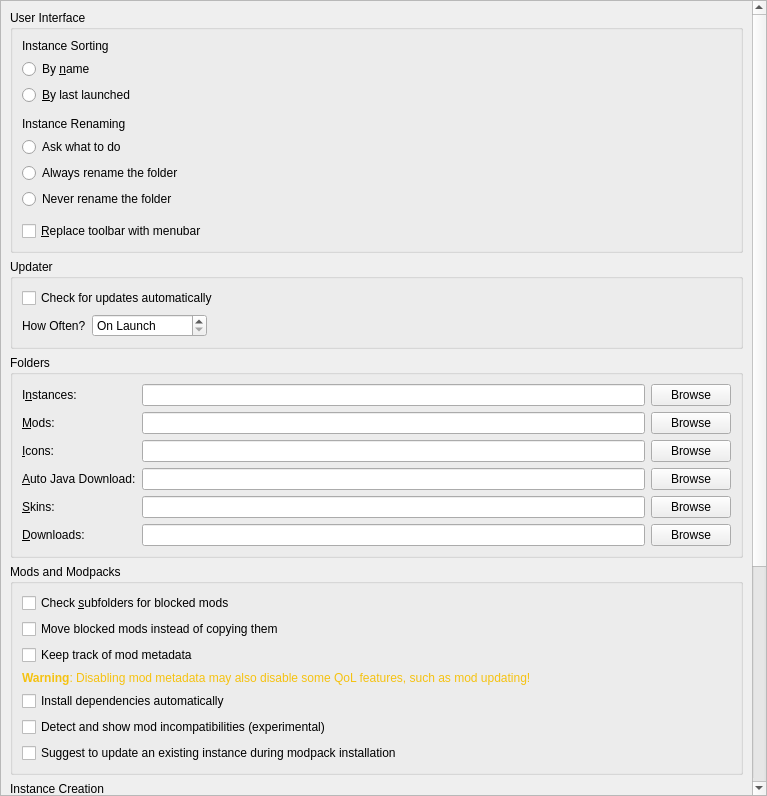
<?xml version="1.0" encoding="UTF-8"?>
<ui version="4.0">
 <class>LauncherPage</class>
 <widget class="QWidget" name="LauncherPage">
  <property name="geometry">
   <rect>
    <x>0</x>
    <y>0</y>
    <width>767</width>
    <height>796</height>
   </rect>
  </property>
  <property name="sizePolicy">
   <sizepolicy hsizetype="MinimumExpanding" vsizetype="MinimumExpanding">
    <horstretch>0</horstretch>
    <verstretch>0</verstretch>
   </sizepolicy>
  </property>
  <layout class="QVBoxLayout" name="verticalLayout">
   <property name="leftMargin">
    <number>0</number>
   </property>
   <property name="topMargin">
    <number>0</number>
   </property>
   <property name="rightMargin">
    <number>0</number>
   </property>
   <property name="bottomMargin">
    <number>0</number>
   </property>
   <item>
    <widget class="QScrollArea" name="scrollArea">
     <property name="horizontalScrollBarPolicy">
      <enum>Qt::ScrollBarPolicy::ScrollBarAsNeeded</enum>
     </property>
     <property name="widgetResizable">
      <bool>true</bool>
     </property>
     <widget class="QWidget" name="scrollAreaWidgetContents">
      <property name="geometry">
       <rect>
        <x>0</x>
        <y>-149</y>
        <width>746</width>
        <height>1222</height>
       </rect>
      </property>
      <layout class="QVBoxLayout" name="verticalLayout_8">
       <item>
        <widget class="QGroupBox" name="userInterfaceBox">
         <property name="enabled">
          <bool>true</bool>
         </property>
         <property name="title">
          <string>User Interface</string>
         </property>
         <layout class="QVBoxLayout" name="verticalLayout_2">
          <item>
           <widget class="QLabel" name="instanceSortingLabel">
            <property name="text">
             <string>Instance Sorting</string>
            </property>
           </widget>
          </item>
          <item>
           <widget class="QRadioButton" name="sortByNameBtn">
            <property name="text">
             <string>By &amp;name</string>
            </property>
            <attribute name="buttonGroup">
             <string notr="true">sortingModeGroup</string>
            </attribute>
           </widget>
          </item>
          <item>
           <widget class="QRadioButton" name="sortLastLaunchedBtn">
            <property name="text">
             <string>&amp;By last launched</string>
            </property>
            <attribute name="buttonGroup">
             <string notr="true">sortingModeGroup</string>
            </attribute>
           </widget>
          </item>
          <item>
           <spacer name="verticalSpacer">
            <property name="orientation">
             <enum>Qt::Orientation::Vertical</enum>
            </property>
            <property name="sizeType">
             <enum>QSizePolicy::Policy::Fixed</enum>
            </property>
            <property name="sizeHint" stdset="0">
             <size>
              <width>0</width>
              <height>6</height>
             </size>
            </property>
           </spacer>
          </item>
          <item>
           <widget class="QLabel" name="renamingBehaviorLabel">
            <property name="text">
             <string>Instance Renaming</string>
            </property>
           </widget>
          </item>
          <item>
           <widget class="QRadioButton" name="askToRenameDirBtn">
            <property name="text">
             <string>Ask what to do</string>
            </property>
            <attribute name="buttonGroup">
             <string notr="true">renamingBehaviorGroup</string>
            </attribute>
           </widget>
          </item>
          <item>
           <widget class="QRadioButton" name="alwaysRenameDirBtn">
            <property name="text">
             <string>Always rename the folder</string>
            </property>
            <attribute name="buttonGroup">
             <string notr="true">renamingBehaviorGroup</string>
            </attribute>
           </widget>
          </item>
          <item>
           <widget class="QRadioButton" name="neverRenameDirBtn">
            <property name="text">
             <string>Never rename the folder</string>
            </property>
            <attribute name="buttonGroup">
             <string notr="true">renamingBehaviorGroup</string>
            </attribute>
           </widget>
          </item>
          <item>
           <spacer name="verticalSpacer_2">
            <property name="orientation">
             <enum>Qt::Orientation::Vertical</enum>
            </property>
            <property name="sizeType">
             <enum>QSizePolicy::Policy::Fixed</enum>
            </property>
            <property name="sizeHint" stdset="0">
             <size>
              <width>0</width>
              <height>6</height>
             </size>
            </property>
           </spacer>
          </item>
          <item>
           <widget class="QCheckBox" name="preferMenuBarCheckBox">
            <property name="toolTip">
             <string>The menubar is more friendly for keyboard-driven interaction.</string>
            </property>
            <property name="text">
             <string>&amp;Replace toolbar with menubar</string>
            </property>
           </widget>
          </item>
         </layout>
        </widget>
       </item>
       <item>
        <widget class="QGroupBox" name="updateSettingsBox">
         <property name="title">
          <string>Updater</string>
         </property>
         <layout class="QGridLayout" name="gridLayout_2">
          <item row="1" column="0">
           <layout class="QHBoxLayout" name="horizontalLayout_2">
            <item>
             <widget class="QLabel" name="updateIntervalLabel">
              <property name="text">
               <string>How Often?</string>
              </property>
             </widget>
            </item>
            <item>
             <widget class="QSpinBox" name="updateIntervalSpinBox">
              <property name="sizePolicy">
               <sizepolicy hsizetype="Maximum" vsizetype="Fixed">
                <horstretch>0</horstretch>
                <verstretch>0</verstretch>
               </sizepolicy>
              </property>
              <property name="toolTip">
               <string>Set to 0 to only check on launch</string>
              </property>
              <property name="specialValueText">
               <string>On Launch</string>
              </property>
              <property name="suffix">
               <string> hours</string>
              </property>
              <property name="prefix">
               <string>Every </string>
              </property>
              <property name="minimum">
               <number>0</number>
              </property>
              <property name="maximum">
               <number>168</number>
              </property>
             </widget>
            </item>
            <item>
             <spacer name="horizontalSpacer">
              <property name="orientation">
               <enum>Qt::Orientation::Horizontal</enum>
              </property>
              <property name="sizeHint" stdset="0">
               <size>
                <width>0</width>
                <height>0</height>
               </size>
              </property>
             </spacer>
            </item>
           </layout>
          </item>
          <item row="0" column="0" colspan="2">
           <widget class="QCheckBox" name="autoUpdateCheckBox">
            <property name="text">
             <string>Check for updates automatically</string>
            </property>
           </widget>
          </item>
         </layout>
        </widget>
       </item>
       <item>
        <widget class="QGroupBox" name="foldersBox">
         <property name="title">
          <string>Folders</string>
         </property>
         <layout class="QGridLayout" name="gridLayout">
          <item row="4" column="1">
           <widget class="QLineEdit" name="skinsDirTextBox"/>
          </item>
          <item row="4" column="2">
           <widget class="QPushButton" name="skinsDirBrowseBtn">
            <property name="text">
             <string>Browse</string>
            </property>
           </widget>
          </item>
          <item row="3" column="0">
           <widget class="QLabel" name="labelJavaDir">
            <property name="toolTip">
             <string>Folder where NITINDYT CLIENT LAUNCHER stores automatically downloaded Java versions. Do NOT set this to your system Java installation.</string>
            </property>
            <property name="text">
             <string>&amp;Auto Java Download:</string>
            </property>
            <property name="buddy">
             <cstring>javaDirTextBox</cstring>
            </property>
           </widget>
          </item>
          <item row="2" column="2">
           <widget class="QPushButton" name="iconsDirBrowseBtn">
            <property name="text">
             <string>Browse</string>
            </property>
           </widget>
          </item>
          <item row="4" column="0">
           <widget class="QLabel" name="labelSkinsDir">
            <property name="text">
             <string>&amp;Skins:</string>
            </property>
            <property name="buddy">
             <cstring>skinsDirTextBox</cstring>
            </property>
           </widget>
          </item>
          <item row="1" column="0">
           <widget class="QLabel" name="labelModsDir">
            <property name="text">
             <string>&amp;Mods:</string>
            </property>
            <property name="buddy">
             <cstring>modsDirTextBox</cstring>
            </property>
           </widget>
          </item>
          <item row="3" column="2">
           <widget class="QPushButton" name="javaDirBrowseBtn">
            <property name="text">
             <string>Browse</string>
            </property>
           </widget>
          </item>
          <item row="5" column="0">
           <widget class="QLabel" name="labelDownloadsDir">
            <property name="text">
             <string>&amp;Downloads:</string>
            </property>
            <property name="buddy">
             <cstring>downloadsDirTextBox</cstring>
            </property>
           </widget>
          </item>
          <item row="5" column="1">
           <widget class="QLineEdit" name="downloadsDirTextBox"/>
          </item>
          <item row="1" column="1">
           <widget class="QLineEdit" name="modsDirTextBox"/>
          </item>
          <item row="0" column="0">
           <widget class="QLabel" name="labelInstDir">
            <property name="text">
             <string>I&amp;nstances:</string>
            </property>
            <property name="buddy">
             <cstring>instDirTextBox</cstring>
            </property>
           </widget>
          </item>
          <item row="0" column="2">
           <widget class="QPushButton" name="instDirBrowseBtn">
            <property name="text">
             <string>Browse</string>
            </property>
           </widget>
          </item>
          <item row="5" column="2">
           <widget class="QPushButton" name="downloadsDirBrowseBtn">
            <property name="text">
             <string>Browse</string>
            </property>
           </widget>
          </item>
          <item row="0" column="1">
           <widget class="QLineEdit" name="instDirTextBox"/>
          </item>
          <item row="1" column="2">
           <widget class="QPushButton" name="modsDirBrowseBtn">
            <property name="text">
             <string>Browse</string>
            </property>
           </widget>
          </item>
          <item row="3" column="1">
           <widget class="QLineEdit" name="javaDirTextBox"/>
          </item>
          <item row="2" column="1">
           <widget class="QLineEdit" name="iconsDirTextBox"/>
          </item>
          <item row="2" column="0">
           <widget class="QLabel" name="labelIconsDir">
            <property name="text">
             <string>&amp;Icons:</string>
            </property>
            <property name="buddy">
             <cstring>iconsDirTextBox</cstring>
            </property>
           </widget>
          </item>
         </layout>
        </widget>
       </item>
       <item>
        <widget class="QGroupBox" name="modsBox">
         <property name="title">
          <string>Mods and Modpacks</string>
         </property>
         <layout class="QVBoxLayout" name="verticalLayout_4">
          <item>
           <widget class="QCheckBox" name="downloadsDirWatchRecursiveCheckBox">
            <property name="toolTip">
             <string>When enabled, in addition to the downloads folder, its sub folders will also be searched when looking for resources (e.g. when looking for blocked mods on CurseForge).</string>
            </property>
            <property name="text">
             <string>Check &amp;subfolders for blocked mods</string>
            </property>
           </widget>
          </item>
          <item>
           <widget class="QCheckBox" name="downloadsDirMoveCheckBox">
            <property name="toolTip">
             <string>When enabled, it will move blocked resources instead of copying them.</string>
            </property>
            <property name="text">
             <string>Move blocked mods instead of copying them</string>
            </property>
           </widget>
          </item>
          <item>
           <widget class="QCheckBox" name="metadataEnableBtn">
            <property name="toolTip">
             <string>Store version information provided by mod providers (like Modrinth or CurseForge) for mods.</string>
            </property>
            <property name="text">
             <string>Keep track of mod metadata</string>
            </property>
           </widget>
          </item>
          <item>
           <widget class="QLabel" name="metadataWarningLabel">
            <property name="text">
             <string>&lt;html&gt;&lt;head/&gt;&lt;body&gt;&lt;p&gt;&lt;span style=&quot; font-weight:600; color:#f5c211;&quot;&gt;Warning&lt;/span&gt;&lt;span style=&quot; color:#f5c211;&quot;&gt;: Disabling mod metadata may also disable some QoL features, such as mod updating!&lt;/span&gt;&lt;/p&gt;&lt;/body&gt;&lt;/html&gt;</string>
            </property>
            <property name="wordWrap">
             <bool>true</bool>
            </property>
           </widget>
          </item>
          <item>
           <widget class="QCheckBox" name="dependenciesEnableBtn">
            <property name="toolTip">
             <string>Automatically detect, install, and update mod dependencies.</string>
            </property>
            <property name="text">
             <string>Install dependencies automatically</string>
            </property>
           </widget>
          </item>
          <item>
           <widget class="QCheckBox" name="showModIncompatCheckBox">
            <property name="toolTip">
             <string>Currently this just shows mods which are not marked as compatible with the current Minecraft version.</string>
            </property>
            <property name="text">
             <string>Detect and show mod incompatibilities (experimental)</string>
            </property>
           </widget>
          </item>
          <item>
           <widget class="QCheckBox" name="modpackUpdatePromptBtn">
            <property name="toolTip">
             <string>When creating a new modpack instance, suggest updating an existing instance instead.</string>
            </property>
            <property name="text">
             <string>Suggest to update an existing instance during modpack installation</string>
            </property>
           </widget>
          </item>
         </layout>
        </widget>
       </item>
       <item>
        <widget class="QGroupBox" name="instanceBox">
         <property name="title">
          <string>Instance Creation</string>
         </property>
         <layout class="QVBoxLayout" name="verticalLayout_3">
          <item>
           <widget class="QCheckBox" name="downloadGameFilesBtn">
            <property name="toolTip">
             <string>Downloads required game files while creating the instance. Disable this to skip the initial download and fetch files when the instance is launched instead.</string>
            </property>
            <property name="text">
             <string>Download game files during instance creation</string>
            </property>
           </widget>
          </item>
         </layout>
        </widget>
       </item>
       <item>
        <widget class="QGroupBox" name="groupBox_2">
         <property name="title">
          <string>Console</string>
         </property>
         <layout class="QFormLayout" name="formLayout">
          <property name="labelAlignment">
           <set>Qt::AlignmentFlag::AlignLeading|Qt::AlignmentFlag::AlignLeft|Qt::AlignmentFlag::AlignVCenter</set>
          </property>
          <item row="0" column="0">
           <widget class="QLabel" name="lineLimitLabel">
            <property name="sizePolicy">
             <sizepolicy hsizetype="Maximum" vsizetype="Preferred">
              <horstretch>0</horstretch>
              <verstretch>0</verstretch>
             </sizepolicy>
            </property>
            <property name="text">
             <string>Log History &amp;Limit:</string>
            </property>
            <property name="buddy">
             <cstring>lineLimitSpinBox</cstring>
            </property>
           </widget>
          </item>
          <item row="0" column="1">
           <widget class="QSpinBox" name="lineLimitSpinBox">
            <property name="sizePolicy">
             <sizepolicy hsizetype="Maximum" vsizetype="Fixed">
              <horstretch>0</horstretch>
              <verstretch>0</verstretch>
             </sizepolicy>
            </property>
            <property name="suffix">
             <string> lines</string>
            </property>
            <property name="minimum">
             <number>10000</number>
            </property>
            <property name="maximum">
             <number>1000000</number>
            </property>
            <property name="singleStep">
             <number>10000</number>
            </property>
            <property name="value">
             <number>100000</number>
            </property>
           </widget>
          </item>
          <item row="1" column="0" colspan="2">
           <widget class="QCheckBox" name="checkStopLogging">
            <property name="text">
             <string>&amp;Stop logging when log overflows</string>
            </property>
           </widget>
          </item>
         </layout>
        </widget>
       </item>
       <item>
        <widget class="QGroupBox" name="tasksBox">
         <property name="title">
          <string>Tasks</string>
         </property>
         <layout class="QGridLayout" name="gridLayout_3">
          <item row="2" column="1">
           <widget class="QSpinBox" name="numberOfManualRetriesSpinBox">
            <property name="sizePolicy">
             <sizepolicy hsizetype="Maximum" vsizetype="Fixed">
              <horstretch>0</horstretch>
              <verstretch>0</verstretch>
             </sizepolicy>
            </property>
            <property name="minimumSize">
             <size>
              <width>60</width>
              <height>0</height>
             </size>
            </property>
            <property name="minimum">
             <number>0</number>
            </property>
           </widget>
          </item>
          <item row="1" column="1">
           <widget class="QSpinBox" name="numberOfConcurrentDownloadsSpinBox">
            <property name="sizePolicy">
             <sizepolicy hsizetype="Maximum" vsizetype="Fixed">
              <horstretch>0</horstretch>
              <verstretch>0</verstretch>
             </sizepolicy>
            </property>
            <property name="minimumSize">
             <size>
              <width>60</width>
              <height>0</height>
             </size>
            </property>
            <property name="minimum">
             <number>1</number>
            </property>
           </widget>
          </item>
          <item row="3" column="1">
           <widget class="QSpinBox" name="timeoutSecondsSpinBox">
            <property name="sizePolicy">
             <sizepolicy hsizetype="Maximum" vsizetype="Fixed">
              <horstretch>0</horstretch>
              <verstretch>0</verstretch>
             </sizepolicy>
            </property>
            <property name="minimumSize">
             <size>
              <width>60</width>
              <height>0</height>
             </size>
            </property>
            <property name="suffix">
             <string>s</string>
            </property>
           </widget>
          </item>
          <item row="2" column="0">
           <widget class="QLabel" name="numberOfManualRetriesLabel">
            <property name="text">
             <string>Retry Limit:</string>
            </property>
           </widget>
          </item>
          <item row="1" column="0">
           <widget class="QLabel" name="numberOfConcurrentDownloadsLabel">
            <property name="text">
             <string>Concurrent Download Limit:</string>
            </property>
           </widget>
          </item>
          <item row="3" column="0">
           <widget class="QLabel" name="timeoutSecondsLabel">
            <property name="toolTip">
             <string>Seconds to wait until the requests are terminated</string>
            </property>
            <property name="text">
             <string>HTTP Timeout:</string>
            </property>
           </widget>
          </item>
          <item row="0" column="1">
           <widget class="QSpinBox" name="numberOfConcurrentTasksSpinBox">
            <property name="sizePolicy">
             <sizepolicy hsizetype="Maximum" vsizetype="Fixed">
              <horstretch>0</horstretch>
              <verstretch>0</verstretch>
             </sizepolicy>
            </property>
            <property name="minimumSize">
             <size>
              <width>60</width>
              <height>0</height>
             </size>
            </property>
            <property name="minimum">
             <number>1</number>
            </property>
           </widget>
          </item>
          <item row="0" column="0">
           <widget class="QLabel" name="numberOfConcurrentTasksLabel">
            <property name="text">
             <string>Concurrent Task Limit:</string>
            </property>
           </widget>
          </item>
          <item row="0" column="2">
           <spacer name="horizontalSpacer_2">
            <property name="orientation">
             <enum>Qt::Orientation::Horizontal</enum>
            </property>
            <property name="sizeHint" stdset="0">
             <size>
              <width>0</width>
              <height>0</height>
             </size>
            </property>
           </spacer>
          </item>
         </layout>
        </widget>
       </item>
       <item>
        <spacer name="verticalSpacer_FeaturesTab">
         <property name="orientation">
          <enum>Qt::Orientation::Vertical</enum>
         </property>
         <property name="sizeHint" stdset="0">
          <size>
           <width>0</width>
           <height>0</height>
          </size>
         </property>
        </spacer>
       </item>
      </layout>
     </widget>
    </widget>
   </item>
  </layout>
 </widget>
 <tabstops>
  <tabstop>scrollArea</tabstop>
  <tabstop>preferMenuBarCheckBox</tabstop>
  <tabstop>autoUpdateCheckBox</tabstop>
  <tabstop>updateIntervalSpinBox</tabstop>
  <tabstop>instDirTextBox</tabstop>
  <tabstop>instDirBrowseBtn</tabstop>
  <tabstop>modsDirTextBox</tabstop>
  <tabstop>modsDirBrowseBtn</tabstop>
  <tabstop>iconsDirTextBox</tabstop>
  <tabstop>iconsDirBrowseBtn</tabstop>
  <tabstop>javaDirTextBox</tabstop>
  <tabstop>javaDirBrowseBtn</tabstop>
  <tabstop>skinsDirTextBox</tabstop>
  <tabstop>skinsDirBrowseBtn</tabstop>
  <tabstop>downloadsDirTextBox</tabstop>
  <tabstop>downloadsDirBrowseBtn</tabstop>
  <tabstop>downloadsDirWatchRecursiveCheckBox</tabstop>
  <tabstop>downloadsDirMoveCheckBox</tabstop>
  <tabstop>metadataEnableBtn</tabstop>
  <tabstop>dependenciesEnableBtn</tabstop>
  <tabstop>modpackUpdatePromptBtn</tabstop>
  <tabstop>lineLimitSpinBox</tabstop>
  <tabstop>checkStopLogging</tabstop>
  <tabstop>numberOfConcurrentTasksSpinBox</tabstop>
  <tabstop>numberOfConcurrentDownloadsSpinBox</tabstop>
  <tabstop>numberOfManualRetriesSpinBox</tabstop>
  <tabstop>timeoutSecondsSpinBox</tabstop>
 </tabstops>
 <resources/>
 <connections/>
 <buttongroups>
  <buttongroup name="renamingBehaviorGroup"/>
  <buttongroup name="sortingModeGroup"/>
 </buttongroups>
</ui>
